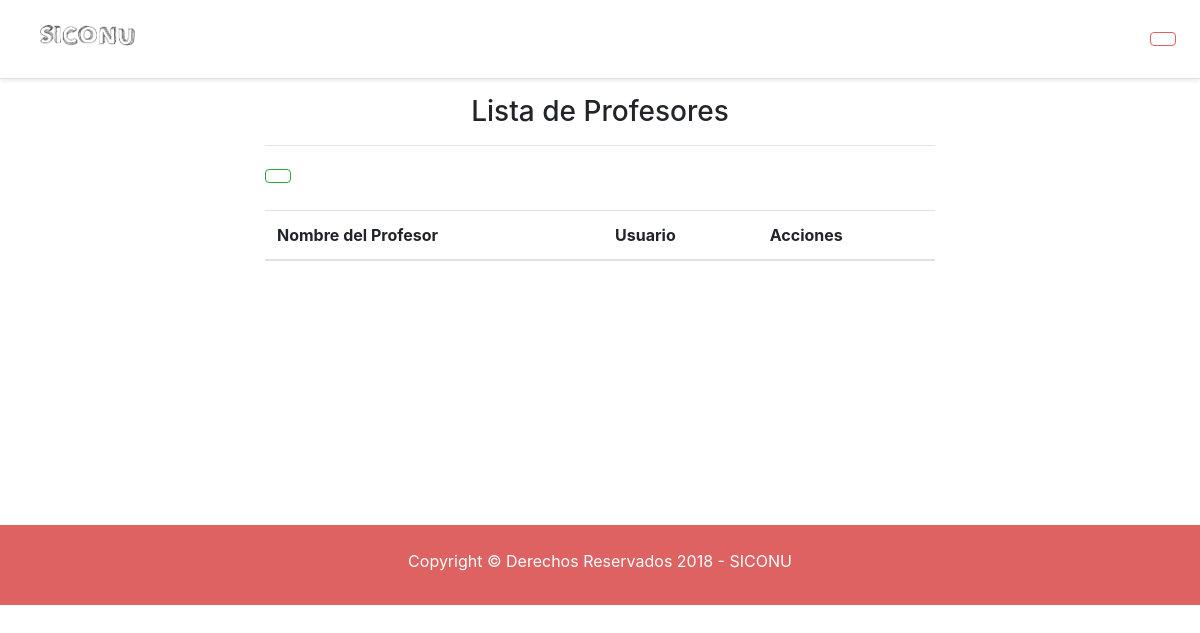
Page /index.php/admin on the earlier database version.
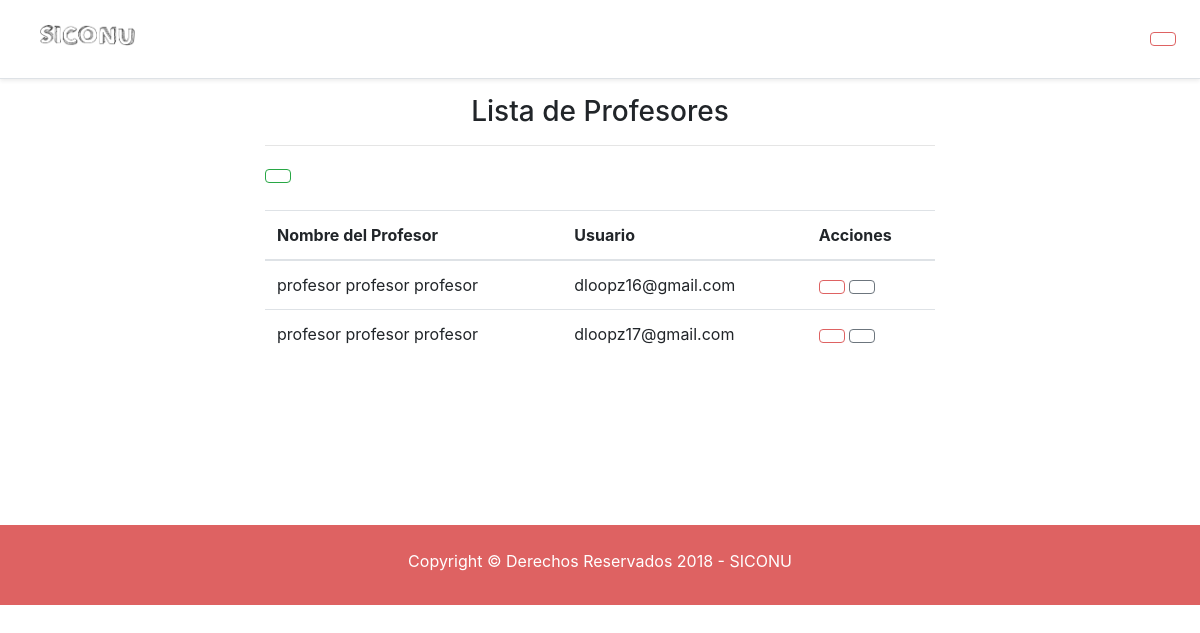
Same page on the later database version.
### tables this page shows
CREATE TABLE `usuario` (
  `id_usuario` int(11) NOT NULL,
  `rol` int(1) NOT NULL DEFAULT '3',
  `nombre` varchar(50) NOT NULL DEFAULT '',
  `apellido_paterno` varchar(50) NOT NULL DEFAULT '',
  `apellido_materno` varchar(50) NOT NULL DEFAULT '',
  `matricula` varchar(50) NOT NULL,
  `contrasenia` varchar(50) NOT NULL
);

### application/controllers/Admin.php (called while the page is built, shortened)
<?php
class Admin extends CI_Controller
{
	public function index()
	{
		$data['title']="Admin";
		$fields = array('rol' => 2);
		$data['profesor']=$this->model_user->get_users($fields);
		$this->load->view('head',$data);
		$this->load->view('navbar');
		$this->load->view('admin/view_professor');
		$this->load->view('foot');
	}
}

### index.php (called while the page is built, shortened)
<?php
require_once BASEPATH.'core/CodeIgniter.php';

### application/models/Model_user.php (called while the page is built, shortened)
<?php
class Model_user extends CI_Model
{
  public function get_users($data)
  {
    $sql = $this->db->get_where('usuario', $data);
    return $sql->result();
  }
}

### application/views/admin/view_professor.php (the view, shortened to what this page needs)
 <div class="container" style="width: 700px;">
  <div class="tab-content" id="nav-tabContent">
    <div class="tab-pane fade show active" id="list-home" role="tabpanel" aria-labelledby="list-home-list"><p class="text-light bg-dark">
      <center><h3>Lista de Profesores</h3></center></p><hr class="linea_sep">
      <div class="panel-body">
        <div class="row">
          <div class="col-lg-12">
            <a href="<?php echo base_url('admin/add_professor'); ?>"class="btn btn-outline-success my-2 my-sm-0" aria-label="Left Align" title="Agregar catálogo de cuentas"><i class="icon-plus-2"></i></a>
            <table class="table" id="user-table">
              <thead>
                <tr>
                  <th>Nombre del Profesor</th>
                  <th>Usuario</th>
                  <th>Acciones</th>
                </tr>
              </thead>
              <tbody>
                <?php foreach ($profesor as $row) {?>
                  <tr>
                    <td>
                      <?php echo $row->nombre ?>
                      <?php echo $row->apellido_paterno ?>
                      <?php echo $row->apellido_materno ?>
                    </td>
                    <td><?php echo $row->matricula ?></td>
                    <td>
                        <a class="btn btn-outline-primary my-2 my-sm-0" data-toggle="modal" data-target="#mi_modal" onclick="eliminar(<?php echo $row->id_usuario;?>)" title="Eliminar"><strong><em><i class="icon-trash-empty"></i></em></strong></a>
                      <a class="btn btn-outline-secondary my-2 my-sm-0" href="<?php echo base_url() ?>admin/edit_password/<?php echo $row->id_usuario;?>" title="Editar Contraseña Profesor"><strong><em><i class="icon-edit-1"></i></em></strong></a>
                    </td>
                  </tr>
                <?php } ?>
              </tbody>
            </table>
          </div>
        </div>
      </div>
    </div>
  </div>
</div>

### application/views/head.php (shortened to what this page needs)
<!DOCTYPE html>
<html lang="es">
	<head>
		<link rel="stylesheet" type="text/css" href="<?php echo base_url();?>source/css/bootstrap.min.css">
		<link rel="stylesheet" type="text/css" href="<?php echo base_url();?>source/css/styles.css">
	</head>
	<body>

### application/views/navbar.php (shortened to what this page needs)
<div class="d-flex flex-column flex-md-row align-items-center p-3 px-md-4 mb-3 bg-white border-bottom shadow-sm">
    <h5 class="my-0 mr-md-auto font-weight-normal">
        <a class="nav-link" href="<?php echo base_url();?>"><img src="<?php echo base_url() ?>source/img/img.png" class="figure-img img-fluid rounded" alt="img-siconu-home" width="95px"> <span class="sr-only">(current)</span></a>
    </h5>
    <button type="button" class="btn btn-outline-primary my-2 my-sm-0" aria-label="Left Align" data-toggle="modal" data-target="#cerrarSesion" data-placement="top" title="Cerrar sesión"><strong><em><i class="icon-login-1"></i></em></strong></button>
</div>

### application/views/foot.php
		<footer class="espacio-footer">
			<div class="fondo-rosa text-center">
				<br>
				Copyright © Derechos Reservados 2018 - SICONU
			</div>
		</footer>
	</body>
</html>

### source/css/styles.css (style rules this page uses)
.btn-outline-primary { color: #DE6262; background-color: transparent; background-image: none; border-color: #DE6262; }
.fondo-rosa { background:#DE6262; color: #FFFFFF; bottom: 0; width: 100%; height: 80px; }
.container { min-height: 400px; }
.espacio-footer { padding-top: 30px; }

Differences in the rows shown:
added usuario: nombre "profesor", apellido_paterno "profesor", apellido_materno "profesor", matricula "dloopz16@gmail.com"
added usuario: nombre "profesor", apellido_paterno "profesor", apellido_materno "profesor", matricula "dloopz17@gmail.com"
